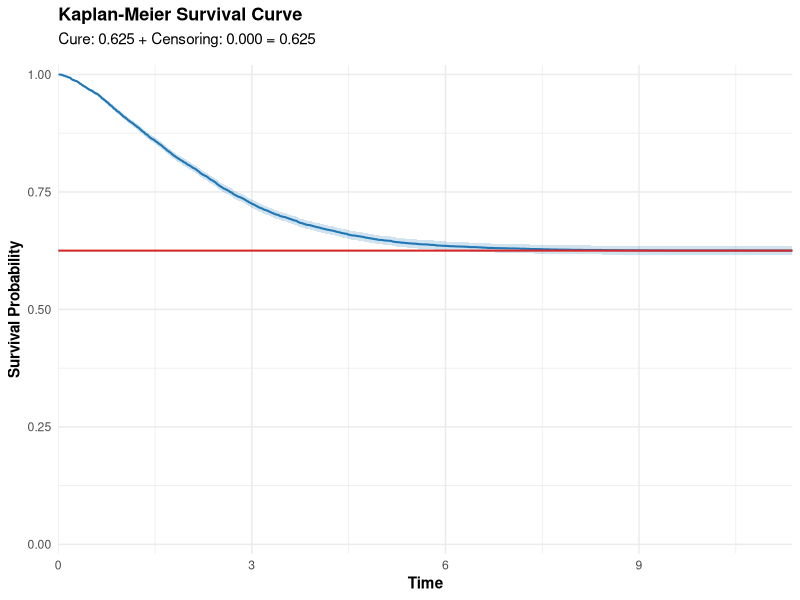
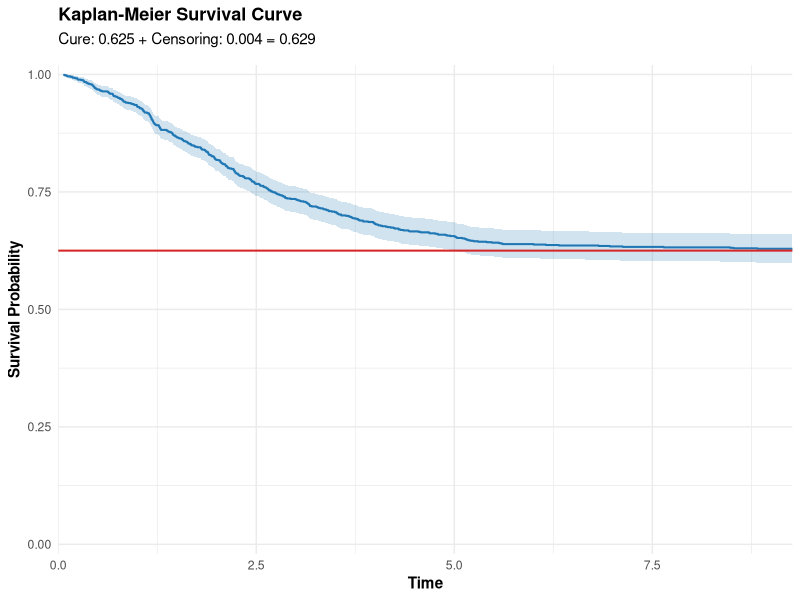
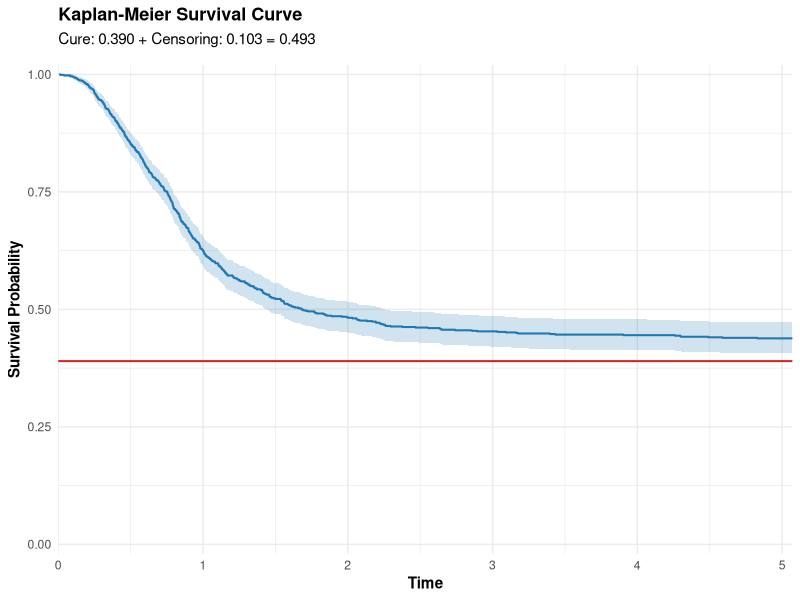
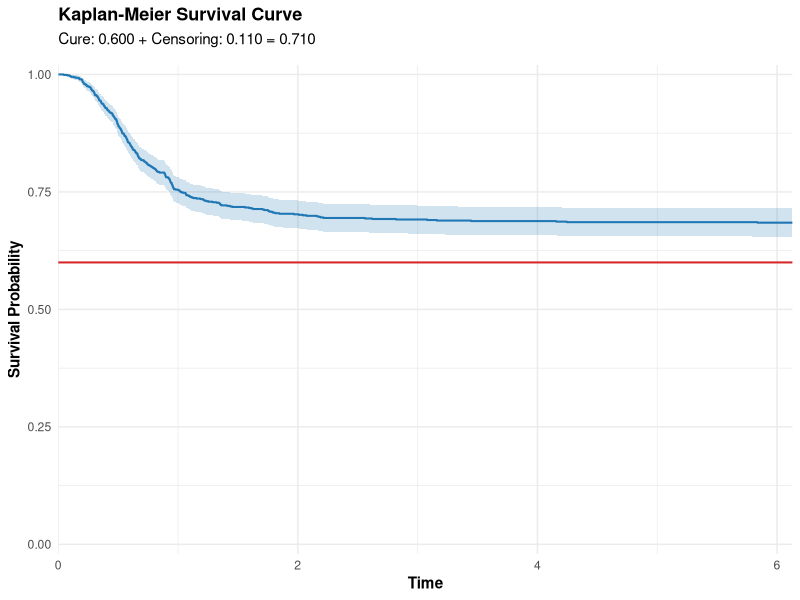
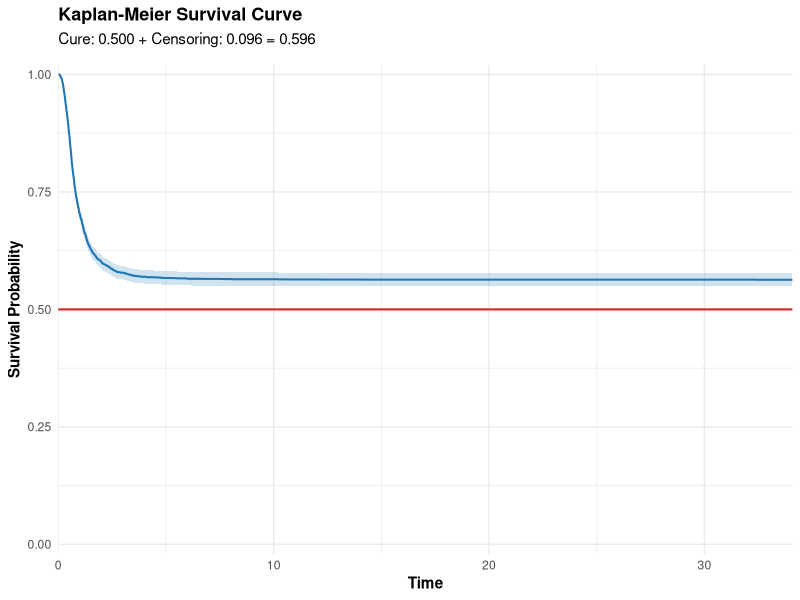

The R script that drew these images, in order:
## ---- chunk 1
library(rlang)
library(tibble)
library(dplyr)
library(survival)
library(purrr)

rm(list = ls())

# Exemplo 4 (Dagum especificando quantílica e outra distribuição para a censura)
q_dagum <- function(u, theta, alpha, beta) {
  ((u * theta) / (beta * (theta - u)))^(1 / alpha)
}

surv_dagum <- function(t, theta, beta, alpha) {
  1 - theta * beta / (beta + theta * t^(-alpha))
}

theta <- 0.5
beta <- 1.2
alpha <- 2.5

n <- 5000L
surv <- surv_dagum
quantile_function <- q_dagum
censoring_cdf <- pweibull
args_censoring_cdf <- list(shape = 2.5, scale = 2.3)
args_model <- c(theta = theta, beta = beta, alpha = alpha)
prop_zeros <- 0.6

library(ggplot2)
library(survival)

plot_kaplan <- function(
  dados,
  surv,
  title = "Kaplan-Meier Survival Curve",
  xlab = "Time",
  ylab = "Survival Probability",
  color = "#1F77B4",
  ci_color = "#1F77B4",
  cure_color = "#D62728",
  base_size = 11,
  ci_alpha = 0.2,
  line_size = 0.7,
  show_cure = TRUE,
  cure_label = "Cure: ",
  censoring_label = "Censoring: ",
  ...
) {
  # Teórica fração de cura
  cure_prob <- surv(.Machine$double.xmax, ...)

  # Proporções de censura
  total_censored <- mean(dados$delta == 0)
  additional_censoring <- total_censored - cure_prob

  # Ajuste Kaplan-Meier
  dados_surv <- Surv(time = dados$t, event = dados$delta)
  km_fit <- survfit(dados_surv ~ 1)

  # Dados da curva
  km_data <- data.frame(
    time = km_fit$time,
    surv = km_fit$surv,
    upper = km_fit$upper,
    lower = km_fit$lower
  )

  # Remove queda final artificial, se necessário
  if (tail(km_data$surv, 1) < cure_prob) {
    km_data <- km_data[-nrow(km_data), ]
  }

  max_time <- max(km_data$time)

  # Subtítulo informativo
  plot_subtitle <- if (show_cure) {
    bquote(
      .(cure_label) * .(sprintf("%.3f", abs(cure_prob))) ~ "+" ~
        .(censoring_label) * .(sprintf("%.3f", abs(additional_censoring))) ~
        "=" ~
        .(sprintf("%.3f", total_censored))
    )
  }

  # Construção do gráfico
  p <- ggplot(km_data, aes(x = time)) +
    geom_ribbon(
      aes(ymin = lower, ymax = upper),
      fill = ci_color,
      alpha = ci_alpha
    ) +
    geom_step(aes(y = surv), color = color, linewidth = line_size) +
    scale_y_continuous(limits = c(0, 1), expand = c(0, 0.02)) +
    scale_x_continuous(expand = expansion(mult = c(0, 0.05))) +
    labs(
      x = xlab,
      y = ylab,
      title = title,
      subtitle = plot_subtitle
    ) +
    theme_minimal(base_size = base_size) +
    theme(
      plot.title = element_text(face = "bold", hjust = 0, size = base_size + 2),
      plot.subtitle = element_text(
        face = "bold",
        hjust = 0,
        color = "black",
        size = base_size,
        margin = margin(b = 10)
      ),
      axis.title.x = element_text(face = "bold"),
      axis.title.y = element_text(face = "bold")
    )

  # Adiciona linha da fração de cura com annotate()
  if (show_cure) {
    p <- p +
      annotate(
        "segment",
        x = 0,
        xend = max_time,
        y = cure_prob,
        yend = cure_prob,
        color = cure_color,
        linewidth = line_size
      )
  }

  return(p)
}

# Waring Fragility Model - Random Activation
surv_wfm_random <- function(G) {
  function(t, rho, a, ...) {
    cure <- rho / (a + rho)
    cure + (1 - cure) * (1 - G(t, ...))
  }
}
desity_wfm_random <- function(g) {
  function(t, rho, a, ...) {
    cure <- rho / (a + rho)
    (1 - cure) * g(t, ...)
  }
}

surv_wfm_random_weibull <- surv_wfm_random(G = pweibull)
cdf_wfm_random_weibull <- function(t, rho, a, shape, scale) {
  1 - surv_wfm_random_weibull(t, rho, a, shape = shape, scale = scale)
}
pdf_wfm_random_weibull <- desity_wfm_random(g = dweibull)

#' Geração de dados censurados com fração de cura
#'
#' Esta função gera um conjunto de observações (t, δ) sob um modelo de fração
#' de cura, permitindo ao usuário:
#' * controlar a proporção total de zeros (`prop_zeros`, soma de curados e censurados),
#' * usar uma CDF de censura arbitrária (ou regra uniforme interna),
#' * fornecer ou não a função quantílica de T.
#'
#' @param n Integer. Número de observações a gerar.
#' @param quantile_function Função quantílica de T em `u -> QT(u, ...)`. Se `NULL`,
#'   o algoritmo resolve `S(t) = π + u` numericamente.
#' @param surv Função de sobrevivência de T em `t -> ST(t, ...)`.
#' @param censoring_cdf Função CDF de censura `c -> FC(c, ...)`. Se `NULL`, usa
#'   censura uniforme em [0, T_i].
#' @param args_censoring_cdf Lista de argumentos adicionais para `censoring_cdf`.
#' @param args_model Vetor nomeado com parâmetros a passar a `surv` e
#'   `quantile_function` (se fornecida).
#' @param prop_zeros Numeric em [π, 1], proporção total de zeros desejada
#'   (curados + censurados). Se `NULL`, adota-se `prop_zeros = π`.
#'
#' @return Um `tibble` com colunas:
#'   * `t`: tempo observado (mínimo entre T e C, ou `Inf` para curados puros),
#'   * `delta`: indicador de evento (1 se falha, 0 se censurado ou curado).
#'
#' @details
#' 1. Calcula a fração de cura teórica π = ST(∞) via busca binária em `find_cure_limit`.
#' 2. Define `p_c = (prop_zeros - π)/(1 - π)`, fração de censura entre suscetíveis.
#' 3. Gera tempos verdadeiros Tᵢ por quantilização ou raiz numérica.
#' 4. Divide em curados (Tᵢ = ∞) e suscetíveis (Mi ~ Bernoulli(1 - π)).
#' 5. Escolhe `k = round(|I| * p_c)` suscetíveis para censurar.
#' 6. Gera Ci:
#'    - Se `censoring_cdf` é função: Vi ~ U(0, FC(Tᵢ)), Ci = F⁻¹_C(Vi);
#'    - Senão: Ci ~ U(0, Tᵢ).
#' 7. Observação final: tᵢ = min(Tᵢ, Ci), δᵢ = 1{Tᵢ ≤ Ci}.
#'
#' @examples
#' \dontrun{
#' set.seed(123)
#' dados <- random_cure(
#'   n = 1000,
#'   surv = surv_dagum,
#'   quantile_function = q_dagum,
#'   censoring_cdf = pweibull,
#'   args_censoring_cdf = list(shape = 1.5, scale = 2),
#'   args_model = c(theta = 0.5, beta = 1.2, alpha = 2.5),
#'   prop_zeros = 0.6
#' )
#' }
#' @export
random_cure <- function(
  n = 1L,
  quantile_function = NULL,
  surv,
  censoring_cdf = NULL,
  args_censoring_cdf = NULL,
  args_model,
  prop_zeros = NULL
) {
  # Essa função apenas busca um valor de t, chamado upper,
  # tal que surv(upper) fornece a cura teórica do modelo.
  find_cure_limit <- function(
    surv,
    tol = 1e-6,
    tol_time = 1e-6,
    t_init = 10,
    t_max = 1e5
  ) {
    # Aproximação da fração de cura
    pi_hat <- surv(t_max)

    # Busca exponencial para achar intervalo
    t_lower <- t_init
    t_upper <- t_lower

    repeat {
      diff <- abs(surv(t_upper) - pi_hat)
      if (diff < tol || t_upper >= t_max) break
      t_lower <- t_upper
      t_upper <- min(t_upper * 2, t_max)
    }

    if (t_upper >= t_max && abs(surv(t_upper) - pi_hat) > tol) return(NA_real_)

    # Busca binária refinada
    while ((t_upper - t_lower) > tol_time) {
      t_mid <- 0.5 * (t_lower + t_upper)
      s_mid <- surv(t_mid)
      if (abs(s_mid - pi_hat) < tol) {
        t_upper <- t_mid
      } else {
        t_lower <- t_mid
      }
    }
    # Retorna o menor valor de t tal que a sobrevivência converge
    # para cura do modelo.
    t_upper
  }

  surv <- purrr::partial(surv, !!!args_model)
  upper <- find_cure_limit(surv = surv)
  cure_fraction <- surv(upper * 10)

  # Default: se não especificar, prop_zeros = fração de cura
  if (is.null(prop_zeros)) {
    prop_zeros <- cure_fraction
  }
  if (prop_zeros < cure_fraction || prop_zeros > 1) {
    stop(sprintf(
      "valor inválido para prop_zeros = %.3f (%.3f <= prop_zeros <= 1), pois cure_fraction = %.3f!",
      prop_zeros,
      cure_fraction,
      cure_fraction
    ))
  }

  # Root-finding para quantis sem vetorizar diretamente
  find_root_no_vec <- function(u, func) {
    uniroot(
      \(t) func(t) - u,
      lower = 0,
      upper = upper,
      tol = .Machine$double.eps^0.5
    )$root
  }
  find_root <- function(u, func) {
    vapply(
      X = u,
      FUN = \(ui) find_root_no_vec(ui, func),
      FUN.VALUE = double(1)
    )
  }

  if (is.function(censoring_cdf)) {
    censoring_cdf <- purrr::partial(censoring_cdf, !!!args_censoring_cdf)
  }

  # Quantil de T
  if (is.function(quantile_function)) {
    quantile_function_real_time <- function(n) {
      q <- purrr::partial(quantile_function, !!!args_model)
      q(runif(n, 0, 1 - cure_fraction))
    }
  } else {
    quantile_function_real_time <- function(n) {
      u <- cure_fraction + (1 - cure_fraction) * runif(n)
      purrr::partial(find_root, func = surv)(u)
    }
  }

  # Quantil de C
  if (is.function(censoring_cdf)) {
    quantile_function_censoring <- function(t_i) {
      u <- runif(length(t_i), 0, censoring_cdf(t_i))
      purrr::partial(find_root, func = censoring_cdf)(u)
    }
  } else {
    quantile_function_censoring <- function(t_i) {
      runif(length(t_i), 0, t_i)
    }
  }

  # Fração de censura entre suscetíveis
  p_c <- (prop_zeros - cure_fraction) / (1 - cure_fraction)

  # Geração dos tempos
  t_true <- quantile_function_real_time(n)
  m <- rbinom(n = n, size = 1L, prob = 1 - cure_fraction)
  t_true <- ifelse(m == 0L, Inf, t_true)

  # Seleção de quem será censurado
  k <- round(sum(m == 1L) * p_c)
  id <- sample(which(m == 1L), size = k)

  # Geração de t_c: vetor de Inf, preenchido apenas em `id`
  t_c <- rep(Inf, n)
  t_c[id] <- quantile_function_censoring(t_true[id])

  # Observação final e indicador de evento
  t <- pmin(t_true, t_c)
  delta <- ifelse(t_true < t_c, 1L, 0L)

  tibble(t = t, delta = delta)
}

# Teste rápido
rho <- 2.5
a <- 1.5
shape <- 1.5
scale <- 2.5
set.seed(0)
dados <- random_cure(
  n = 10000L,
  surv = surv_wfm_random_weibull,
  args_model = c(rho = rho, a = a, shape = shape, scale = scale),
  prop_zeros = NULL
)
plot_kaplan(
  dados,
  surv = surv_wfm_random_weibull,
  rho = rho,
  a = a,
  shape = shape,
  scale = scale
)

# Exemplo 1 (PVF sem especificar a quantílica) ---------------------------

rho <- 2.5 # rho > 2
a <- 1.5
shape <- 1.5
scale <- 2.5

set.seed(0)
dados <-
  random_cure(
    n = 1000L,
    surv = surv_wfm_random_weibull,
    args_model = c(rho = rho, a = a, shape = shape, scale = scale),
    prop_zeros = NULL
  )

plot_kaplan(
  dados,
  surv = surv_wfm_random_weibull,
  rho = rho,
  a = a,
  shape = shape,
  scale = scale
)

# Exemplo 2 (Dagum sem especificar a quantílica) -------------------------

surv_dagum <- function(t, theta, beta, alpha) {
  1 - theta * beta / (beta + theta * t^(-alpha))
}

theta <- 0.61
beta = 1.2
alpha <- 2.5

set.seed(0)
dados <-
  random_cure(
    n = 1000L,
    surv = surv_dagum,
    args_model = c(theta = theta, beta = beta, alpha = alpha),
    prop_zeros = 0.5
  )

dados |>
  dplyr::group_by(delta) |>
  dplyr::summarise(n = dplyr::n(), prop = n / nrow(dados))

plot_kaplan(
  dados,
  surv = surv_dagum,
  theta = theta,
  alpha = alpha,
  beta = beta
)

# Exemplo 3 (Dagum especificando a quantílica) ---------------------------

q_dagum <- function(u, theta, alpha, beta) {
  ((u * theta) / (beta * (theta - u)))^(1 / alpha)
}

surv_dagum <- function(t, theta, beta, alpha) {
  1 - theta * beta / (beta + theta * t^(-alpha))
}

theta <- 0.4
beta = 1.2
alpha <- 2.5

set.seed(0)
dados <-
  random_cure(
    n = 1000L,
    surv = surv_dagum,
    quantile_function = q_dagum,
    args_model = c(theta = theta, beta = beta, alpha = alpha),
    prop_zeros = 0.7
  )

plot_kaplan(
  dados,
  surv = surv_dagum,
  theta = theta,
  alpha = alpha,
  beta = beta
)
dados |>
  dplyr::group_by(delta) |>
  dplyr::summarise(n = dplyr::n(), prop = n / nrow(dados))

# Exemplo 4 (Dagum especificando quantilica e outra distribuição para a censura ----

q_dagum <- function(u, theta, alpha, beta) {
  ((u * theta) / (beta * (theta - u)))^(1 / alpha)
}

surv_dagum <- function(t, theta, beta, alpha) {
  1 - theta * beta / (beta + theta * t^(-alpha))
}

theta <- 0.5
beta = 1.2
alpha <- 2.5

set.seed(0)
dados <-
  random_cure(
    n = 5000L,
    surv = surv_dagum,
    quantile_function = q_dagum,
    censoring_cdf = pweibull,
    args_censoring_cdf = list(shape = 2.5, scale = 2.3),
    args_model = c(theta = theta, beta = beta, alpha = alpha),
    prop_zeros = 0.6
  )

plot_kaplan(
  dados,
  surv = surv_dagum,
  theta = theta,
  alpha = alpha,
  beta = beta
)

dados |>
  dplyr::group_by(delta) |>
  dplyr::summarise(n = dplyr::n(), prop = n / nrow(dados)) 
